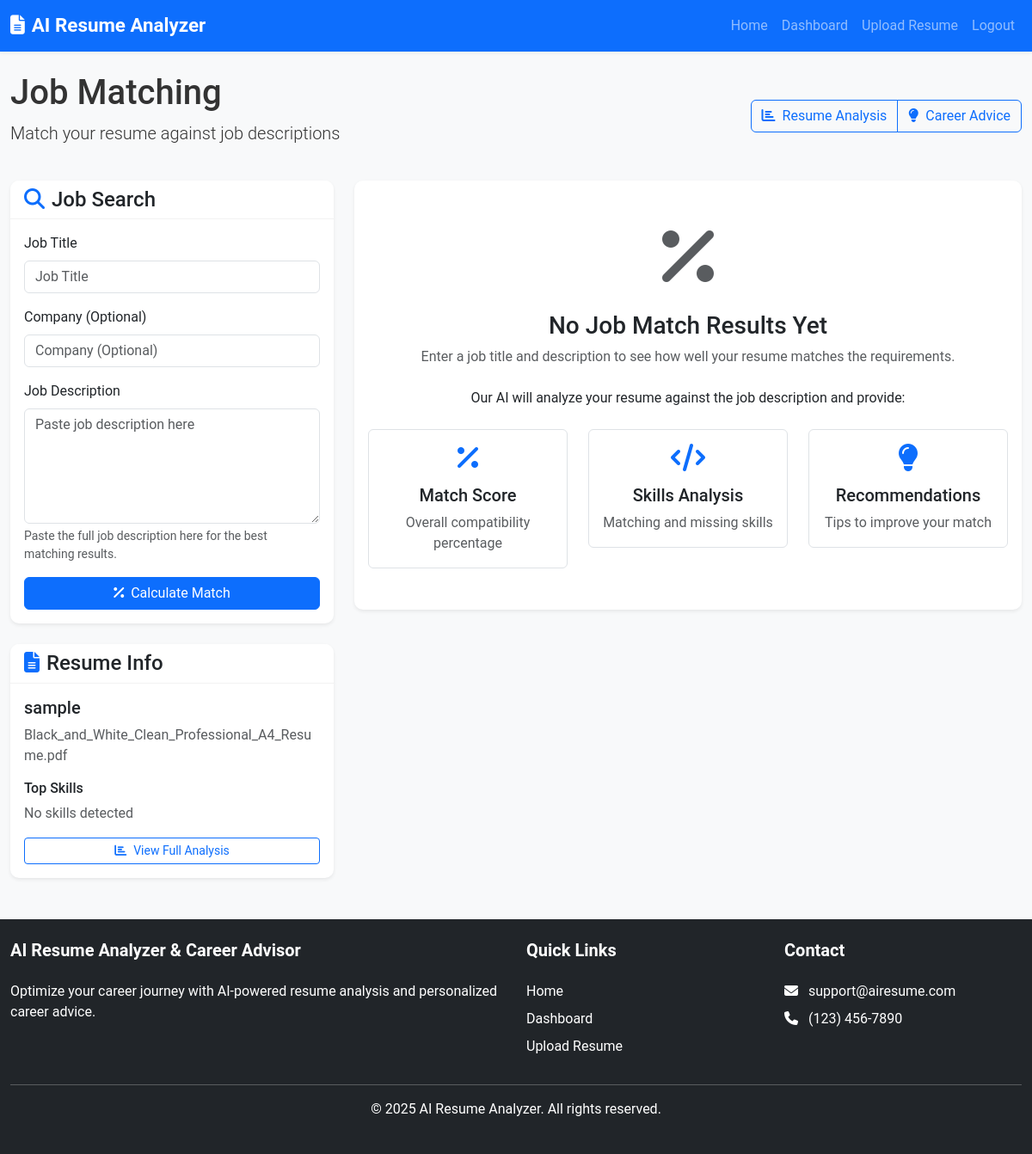
Page /job_match/3/ (signed in) on the committed database.
### resume_app/models.py (models this page shows, shortened)
class Resume(models.Model):
    user = models.ForeignKey(User, on_delete=models.CASCADE, related_name='resumes')
    title = models.CharField(max_length=255)
    file = models.FileField(upload_to=resume_upload_path)
    uploaded_at = models.DateTimeField(auto_now_add=True)
    def filename(self):
        return os.path.basename(self.file.name)

### resume_app/views.py (the view)
# urls.py: path('job_match/<int:resume_id>/', views.job_match, name='job_match'),
@login_required
def job_match(request, resume_id):
    resume = get_object_or_404(Resume, id=resume_id, user=request.user)
    try:
        analysis = resume.analysis
    except ResumeAnalysis.DoesNotExist:
        messages.error(request, 'Resume must be analyzed first!')
        return redirect('resume_app:analyze_resume', resume_id=resume.id)
    if request.method == 'POST':
        form = JobSearchForm(request.POST)
        if form.is_valid():
            job_title = form.cleaned_data['job_title']
            company = form.cleaned_data['company']
            job_description = form.cleaned_data['job_description']
            try:
                matcher = JobMatcher()
                match_results = matcher.match_job(
                    {
                        'full_text': analysis.summary,
                        'skills': analysis.skills
                    },
                    job_title,
                    company,
                    job_description
                )
                job_match = JobMatch.objects.create(
                    resume=resume,
                    job_title=match_results['job_title'],
                    company=match_results['company'],
                    match_percentage=match_results['match_percentage'],
                    job_description=match_results['job_description'],
                    skills_matched=match_results['skills_matched'],
                    skills_missing=match_results['skills_missing']
                )
                messages.success(request, 'Job match analysis completed!')
                return redirect('resume_app:job_match_detail', match_id=job_match.id)
            except Exception as e:
                messages.error(request, f'Error matching job: {str(e)}')
    else:
        form = JobSearchForm()
    previous_matches = JobMatch.objects.filter(resume=resume).order_by('-created_at')
    return render(request, 'resume_app/job_match.html', {
        'resume': resume,
        'form': form,
        'previous_matches': previous_matches
    })

### resume_app/forms.py
class JobSearchForm(forms.Form):
    job_title = forms.CharField(max_length=255, required=True,
                               widget=forms.TextInput(attrs={'class': 'form-control', 'placeholder': 'Job Title'}))
    company = forms.CharField(max_length=255, required=False,
                             widget=forms.TextInput(attrs={'class': 'form-control', 'placeholder': 'Company (Optional)'}))
    job_description = forms.CharField(required=True,
                                     widget=forms.Textarea(attrs={'class': 'form-control', 'placeholder': 'Paste job description here', 'rows': 5}))

### resume_app/templates/resume_app/job_match.html (shortened to what this page needs)
{% extends 'resume_app/base.html' %}
{% load resume_filters %}
{% block content %}
<div class="row mb-4">
    <div class="col-md-8">
        <h1 class="mb-2">Job Matching</h1>
        <p class="lead">Match your resume against job descriptions</p>
    </div>
    <div class="col-md-4 text-md-end d-flex align-items-center justify-content-md-end">
        <div class="btn-group">
            <a href="{% url 'resume_app:analyze_resume' resume.id %}" class="btn btn-outline-primary">
                <i class="fas fa-chart-bar me-2"></i>Resume Analysis
            </a>
            <a href="{% url 'resume_app:career_advice' resume.id %}" class="btn btn-outline-primary">
                <i class="fas fa-lightbulb me-2"></i>Career Advice
            </a>
        </div>
    </div>
</div>
<div class="row">
    <div class="col-lg-4 mb-4 mb-lg-0">
        <div class="card shadow-sm">
            <div class="card-header bg-white">
                <h4 class="mb-0"><i class="fas fa-search text-primary me-2"></i>Job Search</h4>
            </div>
            <div class="card-body">
                <form method="post">
                    <div class="mb-3">
                        <label for="id_job_title" class="form-label">Job Title</label>
                        {{ form.job_title }}
                    </div>
                    <div class="mb-3">
                        <label for="id_company" class="form-label">Company (Optional)</label>
                        {{ form.company }}
                    </div>
                    <div class="mb-3">
                        <label for="id_job_description" class="form-label">Job Description</label>
                        {{ form.job_description }}
                        <div class="form-text">Paste the full job description here for the best matching results.</div>
                    </div>
                    <div class="d-grid gap-2">
                        <button type="submit" class="btn btn-primary">
                            <i class="fas fa-percentage me-2"></i>Calculate Match
                        </button>
                    </div>
                </form>
            </div>
        </div>
        <div class="card shadow-sm mt-4">
            <div class="card-header bg-white">
                <h4 class="mb-0"><i class="fas fa-file-alt text-primary me-2"></i>Resume Info</h4>
            </div>
            <div class="card-body">
                <h5>{{ resume.title }}</h5>
                <p class="text-muted mb-3">{{ resume.filename }}</p>
                <h6 class="mb-2">Top Skills</h6>
                <div class="mb-3">
                    {% for skill in top_skills %}
                    <span class="badge bg-primary me-2 mb-2">{{ skill }}</span>
                    {% empty %}
                    <p class="text-muted">No skills detected</p>
                    {% endfor %}
                </div>
                <div class="d-grid gap-2">
                    <a href="{% url 'resume_app:analyze_resume' resume.id %}" class="btn btn-outline-primary btn-sm">
                        <i class="fas fa-chart-bar me-2"></i>View Full Analysis
                    </a>
                </div>
            </div>
        </div>
    </div>
    <div class="col-lg-8">
        {% if job_match %}
        <div class="card shadow-sm mb-4">
            <div class="card-header bg-white d-flex justify-content-between align-items-center">
                <h4 class="mb-0"><i class="fas fa-percentage text-primary me-2"></i>Match Score</h4>
                <span class="badge bg-primary">AI Generated</span>
            </div>
            <div class="card-body text-center py-4">
                <div class="row align-items-center">
                    <div class="col-md-6 mb-4 mb-md-0">
                        <div class="position-relative" style="width: 200px; height: 200px; margin: 0 auto;">
                            <div class="position-absolute top-50 start-50 translate-middle text-center">
                                <h1 class="display-3 mb-0">{{ job_match.match_percentage }}%</h1>
                                <p class="mb-0">Match Score</p>
                            </div>
                            <svg width="200" height="200" viewBox="0 0 200 200">
                                <circle cx="100" cy="100" r="90" fill="none" stroke="#e9ecef" stroke-width="15"/>
                                <circle cx="100" cy="100" r="90" fill="none" stroke="#0d6efd" stroke-width="15"
                                        stroke-dasharray="565.48" stroke-dashoffset="{{ 565.48|add:'-565.48'|add:job_match.match_percentage|floatformat:2|mul:5.6548 }}"
                                        transform="rotate(-90 100 100)"/>
                            </svg>
                        </div>
                    </div>
                    <div class="col-md-6 text-md-start">
                        <h4>{{ job_match.job_title }}</h4>
                        {% if job_match.company %}
                        <p class="text-muted mb-3">{{ job_match.company }}</p>
                        {% endif %}
                        <div class="mb-3">
                            <h6>Match Level:</h6>
                            {% if job_match.match_percentage >= 80 %}
                            <div class="alert alert-success mb-0">
                                <i class="fas fa-check-circle me-2"></i><strong>Excellent Match!</strong> Your resume is highly aligned with this job.
                            </div>
                            {% elif job_match.match_percentage >= 60 %}
                            <div class="alert alert-primary mb-0">
                                <i class="fas fa-thumbs-up me-2"></i><strong>Good Match!</strong> Your resume matches many of the job requirements.
                            </div>
                            {% elif job_match.match_percentage >= 40 %}
                            <div class="alert alert-warning mb-0">
                                <i class="fas fa-exclamation-triangle me-2"></i><strong>Moderate Match.</strong> Consider tailoring your resume for this role.
                            </div>
                            {% else %}
                            <div class="alert alert-danger mb-0">
                                <i class="fas fa-times-circle me-2"></i><strong>Low Match.</strong> This job may not align well with your current resume.
                            </div>
                            {% endif %}
                        </div>
                        <div class="mt-3">
                            <a href="{% url 'resume_app:job_match_detail' job_match.id %}" class="btn btn-primary">
                                <i class="fas fa-search-plus me-2"></i>View Detailed Analysis
                            </a>
                        </div>
                    </div>
                </div>
            </div>
        </div>
        <div class="card shadow-sm mb-4">
            <div class="card-header bg-white">
                <h4 class="mb-0"><i class="fas fa-code text-primary me-2"></i>Skills Match</h4>
            </div>
            <div class="card-body">
                <div class="row">
                    <div class="col-md-6 mb-4">
                        <h5 class="mb-3">Matching Skills</h5>
                        <ul class="list-group">
                            {% for skill in job_match.matching_skills %}
                            <li class="list-group-item d-flex justify-content-between align-items-center">
                                {{ skill.name }}
                                <span class="badge bg-success rounded-pill">Match</span>
                            </li>
                            {% empty %}
                            <li class="list-group-item text-muted">No matching skills found</li>
                            {% endfor %}
                        </ul>
                    </div>
                    <div class="col-md-6">
                        <h5 class="mb-3">Missing Skills</h5>
                        <ul class="list-group">
                            {% for skill in job_match.missing_skills %}
                            <li class="list-group-item d-flex justify-content-between align-items-center">
                                {{ skill.name }}
                                <span class="badge bg-danger rounded-pill">Missing</span>
                            </li>
                            {% empty %}
                            <li class="list-group-item text-muted">No missing skills found</li>
                            {% endfor %}
                        </ul>
                    </div>
                </div>
            </div>
        </div>
        <div class="card shadow-sm">
            <div class="card-header bg-white">
                <h4 class="mb-0"><i class="fas fa-lightbulb text-primary me-2"></i>Recommendations</h4>
            </div>
            <div class="card-body">
                <h5 class="mb-3">How to Improve Your Match</h5>
                <ul>
                    {% for recommendation in job_match.recommendations %}
                    <li class="mb-2">{{ recommendation }}</li>
                    {% empty %}
                    <li class="text-muted">No specific recommendations available</li>
                    {% endfor %}
                </ul>
                <div class="alert alert-info">
                    <i class="fas fa-info-circle me-2"></i>Remember to tailor your resume for each job application. Highlight relevant skills and experiences that match the job description.
                </div>
            </div>
        </div>
        {% else %}
        <div class="card shadow-sm">
            <div class="card-body text-center py-5">
                <div class="mb-4">
                    <i class="fas fa-percentage fa-5x text-muted"></i>
                </div>
                <h3>No Job Match Results Yet</h3>
                <p class="text-muted mb-4">Enter a job title and description to see how well your resume matches the requirements.</p>
                <p>Our AI will analyze your resume against the job description and provide:</p>
                <div class="row mt-4">
                    <div class="col-md-4 mb-3 mb-md-0">
                        <div class="p-3 border rounded">
                            <i class="fas fa-percentage fa-2x text-primary mb-3"></i>
                            <h5>Match Score</h5>
                            <p class="text-muted mb-0">Overall compatibility percentage</p>
                        </div>
                    </div>
                    <div class="col-md-4 mb-3 mb-md-0">
                        <div class="p-3 border rounded">
                            <i class="fas fa-code fa-2x text-primary mb-3"></i>
                            <h5>Skills Analysis</h5>
                            <p class="text-muted mb-0">Matching and missing skills</p>
                        </div>
                    </div>
                    <div class="col-md-4">
                        <div class="p-3 border rounded">
                            <i class="fas fa-lightbulb fa-2x text-primary mb-3"></i>
                            <h5>Recommendations</h5>
                            <p class="text-muted mb-0">Tips to improve your match</p>
                        </div>
                    </div>
                </div>
            </div>
        </div>
        {% endif %}
    </div>
</div>
{% endblock %}

### resume_app/static/css/style.css (style rules this page uses)
body { font-family: 'Roboto', sans-serif; color: #333; background-color: #f8f9fa; }
.card { border: none; border-radius: 10px; overflow: hidden; transition: transform 0.3s ease, box-shadow 0.3s ease; }
.card-header { font-weight: 600; border-bottom: 1px solid rgba(0, 0, 0, 0.05); }

### rows in the picture
Resume: title "sample", filename "Black_and_White_Clean_Professional_A4_Resume.pdf"
